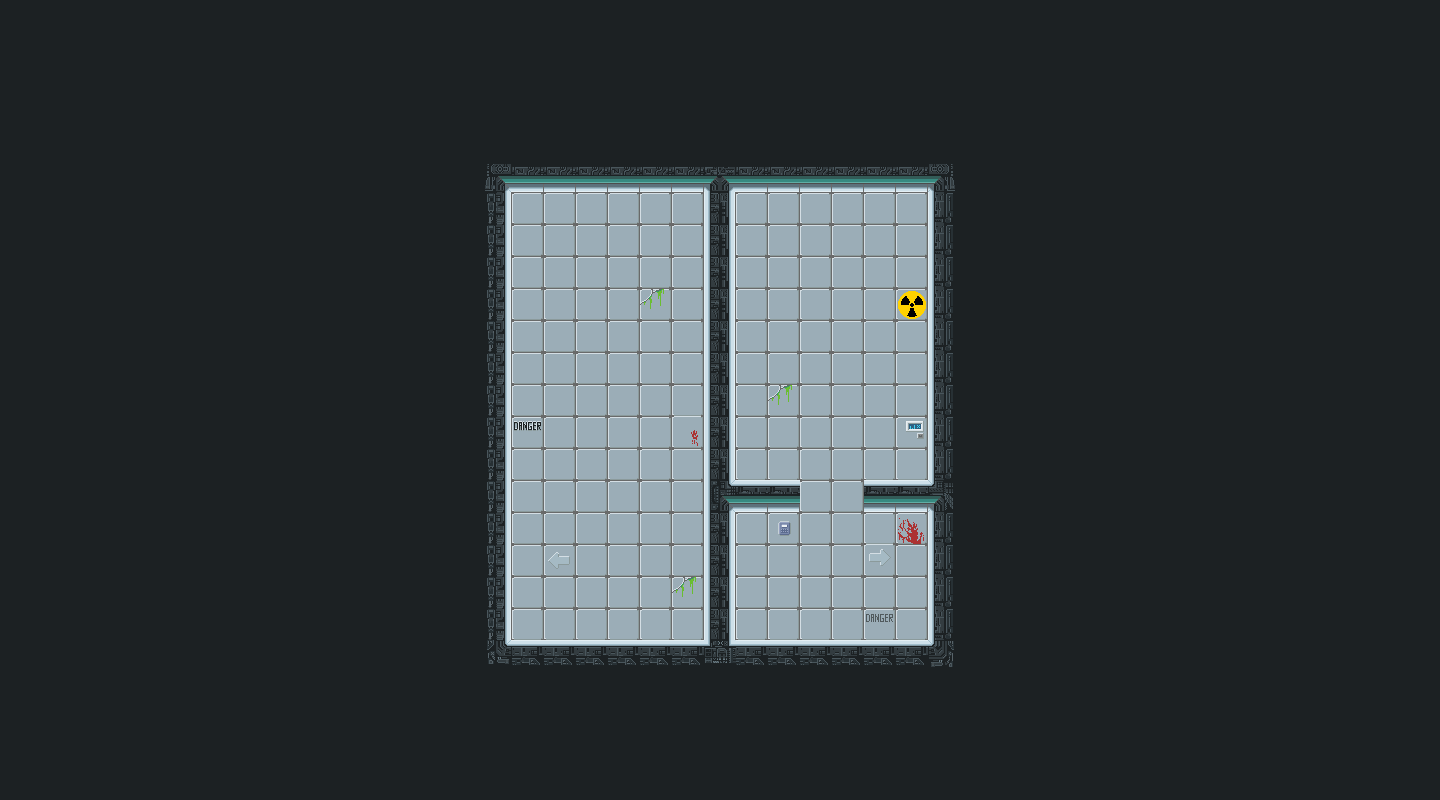

This game map was drawn from its Tiled (.tmx) file and the tilesets committed beside it. A one-line description and the full map source follow:
An orthogonal 45x25 tile map with 32x32 px tiles, 1 tile layer (Calque de Tuiles 1).

<map version="1.9" tiledversion="1.9.2" orientation="orthogonal" renderorder="right-down" width="45" height="25" tilewidth="32" tileheight="32" infinite="0" nextlayerid="2" nextobjectid="1">
 <tileset firstgid="1" name="labtilesetfinishedtransparent" tilewidth="32" tileheight="32" tilecount="540" columns="30">
  <image source="labtilesetfinishedtransparent.png" width="960" height="576" />
 </tileset>
 <layer id="1" name="Calque de Tuiles 1" width="45" height="25">
  <data encoding="csv">
94,94,94,94,94,94,94,94,94,94,94,94,94,94,94,94,94,94,94,94,94,94,94,94,94,94,94,94,94,94,94,94,94,94,94,94,94,94,94,94,94,94,94,94,94,
94,94,94,94,94,94,94,94,94,94,94,94,94,94,94,94,94,94,94,94,94,94,94,94,94,94,94,94,94,94,94,94,94,94,94,94,94,94,94,94,94,94,94,94,94,
94,94,94,94,94,94,94,94,94,94,94,94,94,94,94,94,94,94,94,94,94,94,94,94,94,94,94,94,94,94,94,94,94,94,94,94,94,94,94,94,94,94,94,94,94,
94,94,94,94,94,94,94,94,94,94,94,94,94,94,94,94,94,94,94,94,94,94,94,94,94,94,94,94,94,94,94,94,94,94,94,94,94,94,94,94,94,94,94,94,94,
94,94,94,94,94,94,94,94,94,94,94,94,94,94,94,94,94,94,94,94,94,94,94,94,94,94,94,94,94,94,94,94,94,94,94,94,94,94,94,94,94,94,94,94,94,
94,94,94,94,94,94,94,94,94,94,94,94,94,94,94,225,124,124,124,124,124,124,110,124,124,124,124,124,124,227,94,94,94,94,94,94,94,94,94,94,94,94,94,94,94,
94,94,94,94,94,94,94,94,94,94,94,94,94,94,94,95,466,466,466,466,466,466,480,466,466,466,466,466,466,93,94,94,94,94,94,94,94,94,94,94,94,94,94,94,94,
94,94,94,94,94,94,94,94,94,94,94,94,94,94,94,95,466,466,466,466,466,466,480,466,466,466,466,466,466,93,94,94,94,94,94,94,94,94,94,94,94,94,94,94,94,
94,94,94,94,94,94,94,94,94,94,94,94,94,94,94,95,466,466,466,466,466,466,480,466,466,466,466,466,466,93,94,94,94,94,94,94,94,94,94,94,94,94,94,94,94,
94,94,94,94,94,94,94,94,94,94,94,94,94,94,94,95,466,466,466,466,455,466,480,466,466,466,466,466,464,93,94,94,94,94,94,94,94,94,94,94,94,94,94,94,94,
94,94,94,94,94,94,94,94,94,94,94,94,94,94,94,95,466,466,466,466,466,466,480,466,466,466,466,466,466,93,94,94,94,94,94,94,94,94,94,94,94,94,94,94,94,
94,94,94,94,94,94,94,94,94,94,94,94,94,94,94,95,466,466,466,466,466,466,480,466,466,466,466,466,466,93,94,94,94,94,94,94,94,94,94,94,94,94,94,94,94,
94,94,94,94,94,94,94,94,94,94,94,94,94,94,94,95,466,466,466,466,466,466,480,466,455,466,466,466,466,93,94,94,94,94,94,94,94,94,94,94,94,94,94,94,94,
94,94,94,94,94,94,94,94,94,94,94,94,94,94,94,95,462,466,466,466,466,488,480,466,466,466,466,466,463,93,94,94,94,94,94,94,94,94,94,94,94,94,94,94,94,
94,94,94,94,94,94,94,94,94,94,94,94,94,94,94,95,466,466,466,466,466,466,480,466,466,466,466,466,466,93,94,94,94,94,94,94,94,94,94,94,94,94,94,94,94,
94,94,94,94,94,94,94,94,94,94,94,94,94,94,94,95,466,466,466,466,466,466,234,280,280,466,466,280,280,352,94,94,94,94,94,94,94,94,94,94,94,94,94,94,94,
94,94,94,94,94,94,94,94,94,94,94,94,94,94,94,95,466,466,466,466,466,466,480,466,459,466,466,466,493,93,94,94,94,94,94,94,94,94,94,94,94,94,94,94,94,
94,94,94,94,94,94,94,94,94,94,94,94,94,94,94,95,466,460,466,466,466,466,480,466,466,466,466,490,466,93,94,94,94,94,94,94,94,94,94,94,94,94,94,94,94,
94,94,94,94,94,94,94,94,94,94,94,94,94,94,94,95,466,466,466,466,466,455,480,466,466,466,466,466,466,93,94,94,94,94,94,94,94,94,94,94,94,94,94,94,94,
94,94,94,94,94,94,94,94,94,94,94,94,94,94,94,95,466,466,466,466,466,466,480,466,466,466,466,492,466,93,94,94,94,94,94,94,94,94,94,94,94,94,94,94,94,
94,94,94,94,94,94,94,94,94,94,94,94,94,94,94,342,333,333,333,333,333,333,34,333,333,333,333,333,333,344,94,94,94,94,94,94,94,94,94,94,94,94,94,94,94,
94,94,94,94,94,94,94,94,94,94,94,94,94,94,94,94,94,94,94,94,94,94,94,94,94,94,94,94,94,94,94,94,94,94,94,94,94,94,94,94,94,94,94,94,94,
94,94,94,94,94,94,94,94,94,94,94,94,94,94,94,94,94,94,94,94,94,94,94,94,94,94,94,94,94,94,94,94,94,94,94,94,94,94,94,94,94,94,94,94,94,
94,94,94,94,94,94,94,94,94,94,94,94,94,94,94,94,94,94,94,94,94,94,94,94,94,94,94,94,94,94,94,94,94,94,94,94,94,94,94,94,94,94,94,94,94,
94,94,94,94,94,94,94,94,94,94,94,94,94,94,94,94,94,94,94,94,94,94,94,94,94,94,94,94,94,94,94,94,94,94,94,94,94,94,94,94,94,94,94,94,94
</data>
 </layer>
</map>
